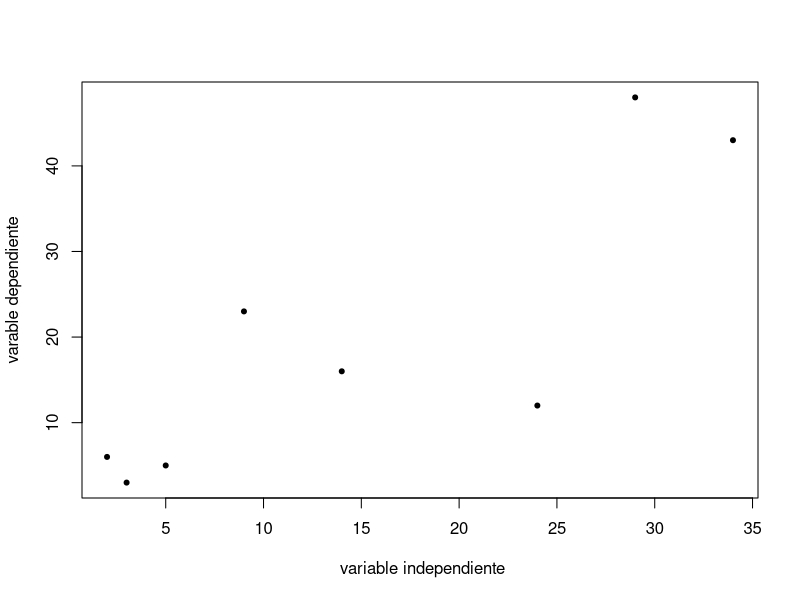
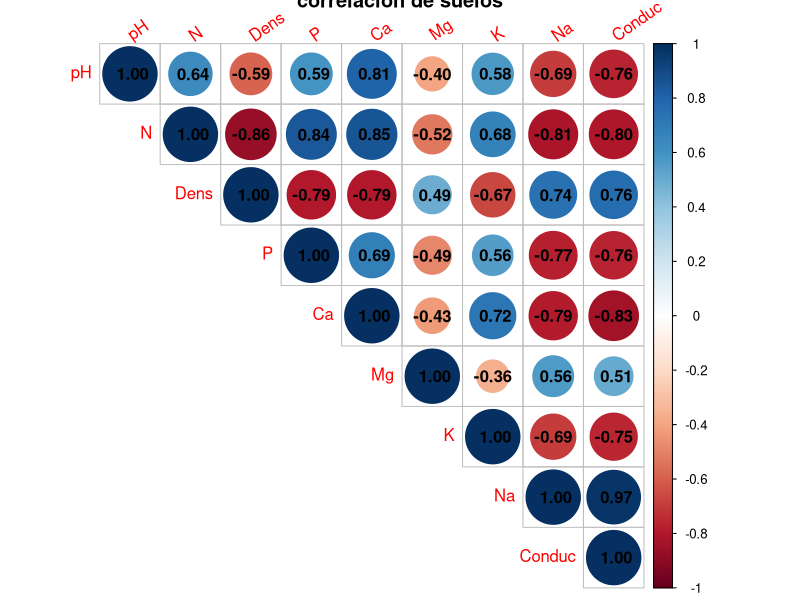

Write R code to recreate these figures, in order.
# Tarea 05: Asignacion 5: Correlacion 
# Alumno. Luis Miguel Toribio Ferrer 
#Fecha: 02/03/2023


# Ejercicio 01 ------------------------------------------------------------

#Abundancia de las efímeras de un arroyo y la velocidad de la corriente de un arroyo.

Speed <- c(2,3, 5, 9, 14, 24, 29, 34)
abundance <- c(6, 3, 5, 23, 16, 12, 48, 43)

emiferas <- data.frame(Speed, abundance)

plot(emiferas, pch =20, xlab=" variable independiente", ylab= "varable dependiente")

#Contestar las siguientes interrogantes: + ¿Es estadísticamente significativa la correlación?

cor.test(emiferas$Speed, emiferas$abundance)

# H1. Existe una correlación positiva entre la velocidad de los arroyos y la abundancia de efímeras (Ecdyonurus dispar)



# Ejercicio 2 -------------------------------------------------------------

datos_suelos <- read.csv("suelo.csv")
head(datos_suelos)

datoscolumnas <- subset(datos_suelos[ ,7:15])
# Realizar un análisis de correlación para las variables y reportar en un cuadro los valores de coeficiente de correlación y su valor de significancia (p-value):

cor.test(datos_suelos$pH, datos_suelos$N)
cor.test(datos_suelos$pH, datos_suelos$Dens)
cor.test(datos_suelos$pH, datos_suelos$P)
cor.test(datos_suelos$pH, datos_suelos$Ca)
cor.test(datos_suelos$pH, datos_suelos$Mg)
cor.test(datos_suelos$pH, datos_suelos$K)
cor.test(datos_suelos$pH, datos_suelos$Na)
cor.test(datos_suelos$pH, datos_suelos$Conduc)
conjunto <- c("PH-N","pH-Dens", "pH-P","pH-Ca","pH-Mg","pH-K","pH-Na", "pH-conduc")
corre <- c(0.6366, -0.5890, 0.5910, 0.8086, -0.3957, 0.5795, -0.6932, -0.7648)
pvalue <- c(1.149e-06, 1.062e-05, 9.74e-06, 3.614e-12, 0.005361, 1.585e-05, 4.724e-08,2.484e-10)

cuadro_datos <- data.frame(conjunto, corre, pvalue)

cuadro_datos

library(corrplot)
library(psych)
M <- cor(datoscolumnas)

corrplot(M, type = "upper", title = "correlacion de suelos", addCoef.col = "black", tl.srt = 35)
